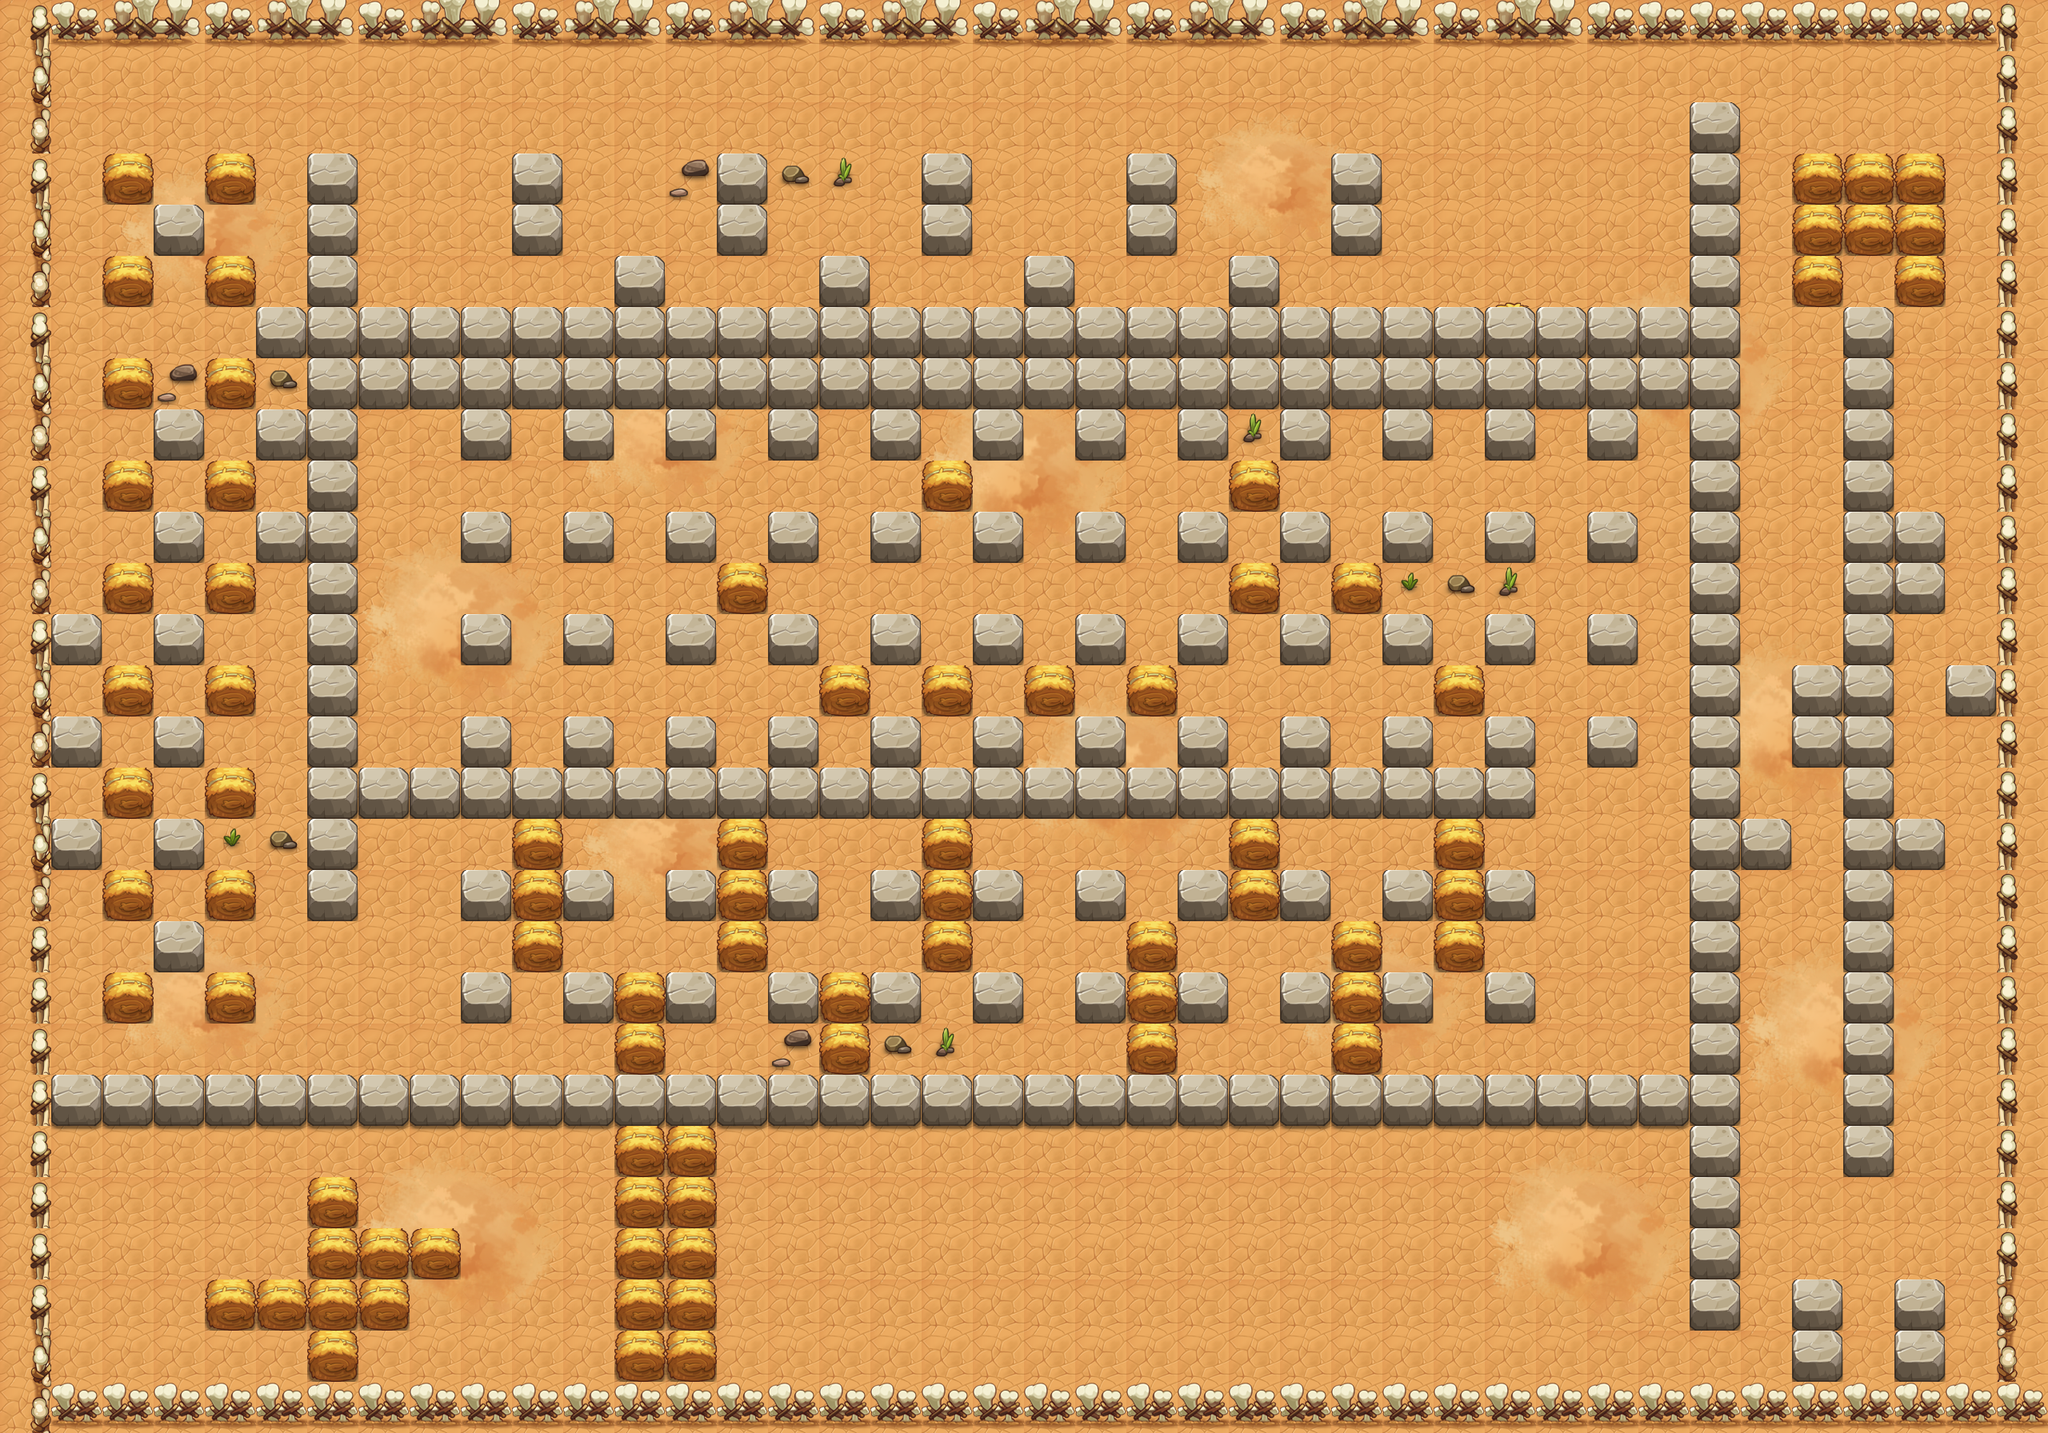

The image is a tile-based game level rendered from a .tmx file. Its description and source (layers, tilesets, objects; grid data summarised) follow:
An orthogonal 40x28 tile map with 64x64 px tiles, 8 tile layers (PASS, 块层 2, 块层 15, 块层 16, ...) and 65 objects (53x TRAP, 11x BOSS, PLAYER).

<map version="1.0" orientation="orthogonal" width="40" height="28" tilewidth="64" tileheight="64">
 <properties>
  <property name="DESTRY1" value="255" />
  <property name="DESTRY2" value="314" />
  <property name="DESTRY3" value="144" />
  <property name="DESTRY4" value="173" />
  <property name="DESTRY_COUNT" value="4" />
  <property name="EXP" value="470" />
  <property name="ITEM" value="D012" />
  <property name="LOSE_SCRIPT" value="" />
  <property name="MONEY" value="705" />
  <property name="START_SCRIPT" value="lv40" />
  <property name="WIN_SCRIPT" value="Map40Plot2" />
 </properties>
 <tileset firstgid="1" name="hmpy" tilewidth="64" tileheight="64">
  <image source="hmpy-hd.png" width="1000" height="2048" />
 </tileset>
 <layer name="PASS" width="40" height="28">
  <data>[1120 cells, 503 non-empty, 10 distinct tile ids]</data>
 </layer>
 <layer name="块层 2" width="40" height="28">
  <data>[1120 cells, 1120 non-empty, 3 distinct tile ids]</data>
 </layer>
 <layer name="块层 15" width="40" height="28">
  <data>[1120 cells, 223 non-empty, 32 distinct tile ids]</data>
 </layer>
 <layer name="块层 16" width="40" height="28">
  <data>[1120 cells, 32 non-empty, 1 distinct tile ids]</data>
 </layer>
 <layer name="块层 17" width="40" height="28">
  <data>[1120 cells, 350 non-empty, 2 distinct tile ids]</data>
 </layer>
 <layer name="块层 4" width="40" height="28">
  <data>[1120 cells, 93 non-empty, 7 distinct tile ids]</data>
 </layer>
 <layer name="块层 3" width="40" height="28">
  <data>[1120 cells, 39 non-empty, 1 distinct tile ids]</data>
 </layer>
 <layer name="SHELTER 6" width="40" height="28">
  <data>[1120 cells, 1 non-empty, 1 distinct tile ids]</data>
 </layer>
 <objectgroup name="对象层 1" width="80" height="56">
  <!-- 65 objects omitted --></objectgroup>
</map>
<!-- 65 of 65 objects omitted -->
